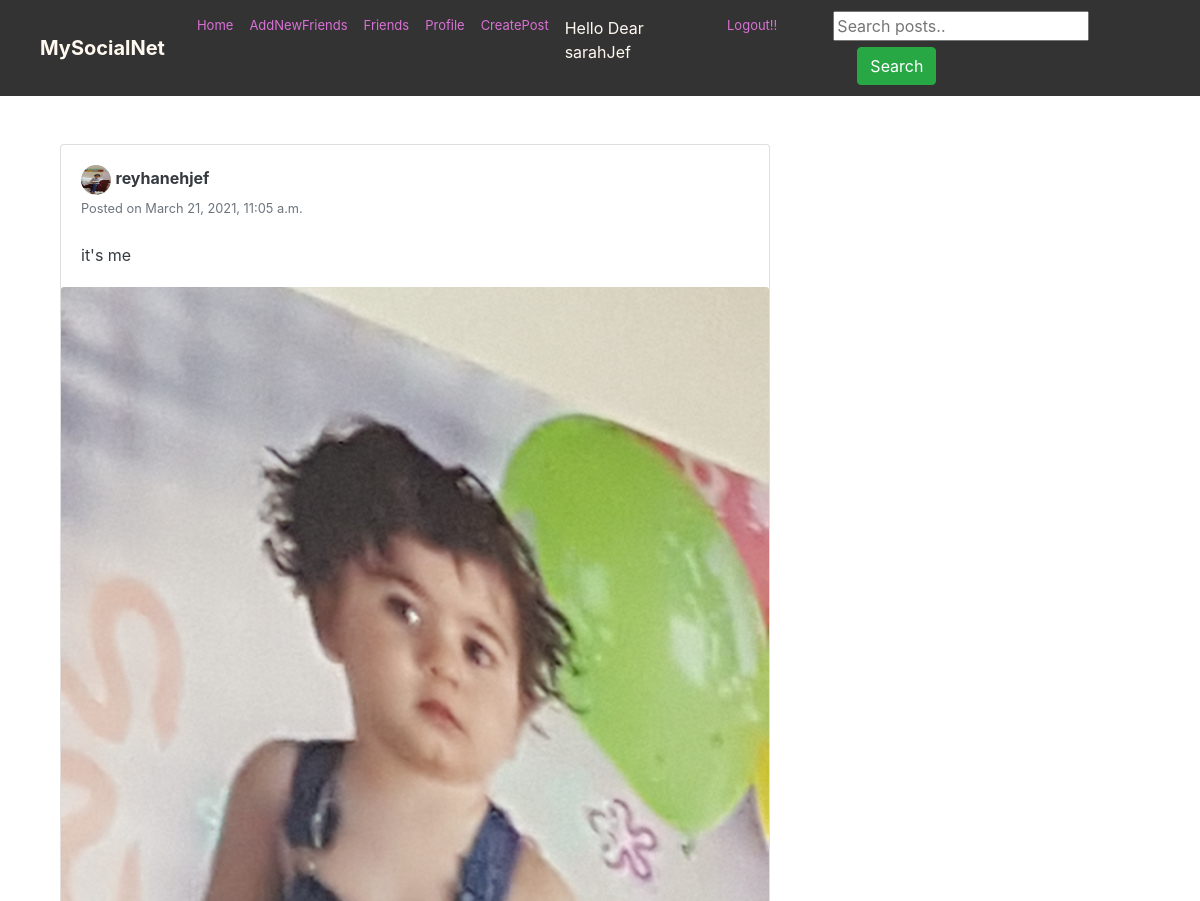
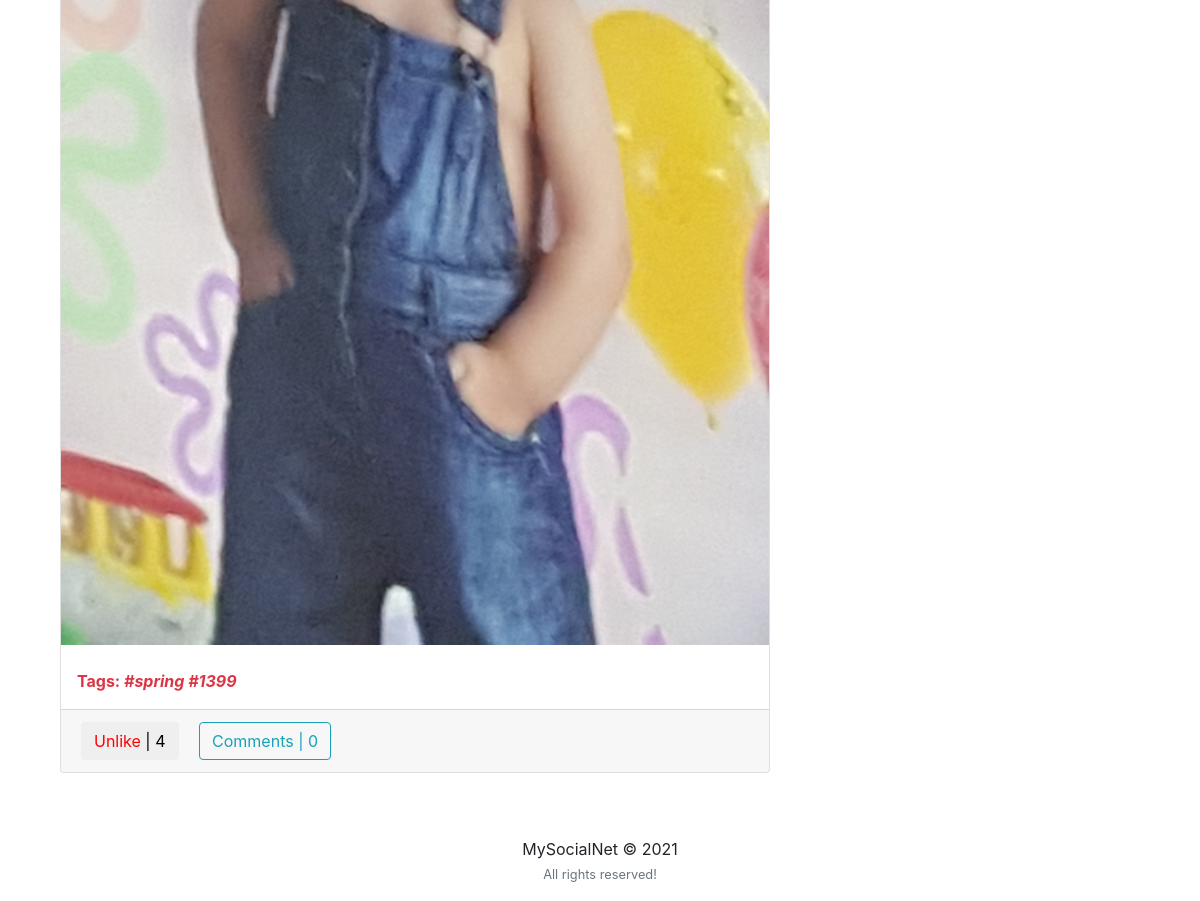
The page /postt/user_posts/reyhanehjef (signed in) on the database its author committed (2 pictures, top to bottom).
### feed/models.py (models this page shows, shortened)
class Post(models.Model):
    description = models.CharField(max_length=255, blank=True)
    pic = models.ImageField(upload_to='path/to/img')
    date_posted = models.DateTimeField(default=timezone.now)
    user_name = models.ForeignKey(User, on_delete=models.CASCADE)
    tags = models.CharField(max_length=100, blank=True)

### users/models.py (models this page shows, shortened)
class Profile(models.Model):
    user = models.OneToOneField(User, on_delete=models.CASCADE)
    image = models.ImageField(default='default.png', upload_to='profile_pics')
    slug = AutoSlugField(populate_from='user')
    bio = models.CharField(max_length=255, blank=True)
    friends = models.ManyToManyField("Profile", blank=True)
    def get_absolute_url(self):
        return "/users/{}".format(self.slug)

### feed/views.py (the view)
# urls.py: path('user_posts/<str:username>', UserPostListView.as_view(), name='user-posts'),
class UserPostListView(LoginRequiredMixin, ListView):
    model = Post
    template_name = 'feed/user_posts.html'
    context_object_name = 'posts'
    paginate_by = 10
    def get_context_data(self, **kwargs):
        context = super(UserPostListView, self).get_context_data(**kwargs)
        user = get_object_or_404(User, username=self.kwargs.get('username'))
        liked = [i for i in Post.objects.filter(user_name=user) if Like.objects.filter(user=self.request.user, post=i)]
        context['liked_post'] = liked
        return context
    def get_queryset(self):
        user = get_object_or_404(User, username=self.kwargs.get('username'))
        return Post.objects.filter(user_name=user).order_by('-date_posted')

### feed/templates/feed/user_posts.html (shortened to what this page needs)
{% extends "feed/layout.html" %}
{% load static %}
{% block searchform %}
<form class="form-inline my-2 my-lg-0 ml-5" action="{% url 'search_posts' %}" method="get">
  <input name="p" type="text" placeholder="Search posts..">
  <button class="btn btn-success my-2 my-sm-0 ml-4" type="submit">Search</button>
</form>
{% endblock searchform %}
{% block content %}
    <div class="container">
        <div class="row">
          <div class="col-md-8">
            {% for post in posts %}
            <div class="card card-signin my-5">
              <div class="card-body">
                <a href="{{ post.user_name.profile.get_absolute_url }}"><img src="{{ post.user_name.profile.image.url }}" class="rounded-circle" width="30" height="30" alt=""></a>
                <a class="text-dark" href="{{ post.user_name.profile.get_absolute_url }}"><b>{{ post.user_name }}</b></a>
                <br><small class="text-muted">Posted on {{ post.date_posted }}</small>
                <br><br>
                <p class="card-text text-dark">{{ post.description }}</p>
              </div>
              <a href="{% url 'post-detail' post.id %}"><img class="card-img-top" src="{{ post.pic.url }}" alt=""></a>
              {% if post.tags %}
              <br><p class="text-danger ml-3"><b>Tags: <i>{{ post.tags }}</i></b></p>
              {% endif %}
              <div class="card-footer">
                <button class="btn btn-white mr-3 like" id="{{ post.id }}">
                    {% if post in liked_post %}
                        <a href="{% url 'post-like' %}" style="color:red;" id="likebtn{{ post.id }}"> Unlike</a> | {{post.likes.count}}
                    {% else %}
                        <a href="{% url 'post-like' %}" style="color:green;" id="likebtn{{ post.id }}"> Like</a> | {{post.likes.count}}
                    {% endif %}
                </button>
                <a class="btn btn-outline-info" href="{% url 'post-detail' post.id %}">Comments | {{ post.details.count }}</a>
              </div>
            </div>
            {% endfor %}
           </div>
        </div>
    </div>
{% endblock content %}

### feed/templates/feed/layout.html (shortened to what this page needs)
{% load static %}
<!DOCTYPE html>
<html>
<head>
    <link rel="stylesheet" href="https://maxcdn.bootstrapcdn.com/bootstrap/4.0.0/css/bootstrap.min.css">
    <link rel="stylesheet" type="text/css" href="https://storage.googleapis.com/bytewalk/profilepage.css">
    <link rel="stylesheet" type="text/css" href="https://storage.googleapis.com/bytewalk/styles.css">
</head>
<body>
    <nav  style=" background-color:#333333" class="navbar navbar-expand-lg navbar-dark  sticky-top">
      <a class="navbar-brand ml-4 mr-4"style="color: #fff9ef" href="{% url 'home' %}"><b>MySocialNet</b></a>
      <div >
        <div class="navbar-nav">
          <a class="nav-item nav-link" href="{% url 'home' %}"  style="color: orchid;font-size: small">Home</a>
          <a class="nav-item nav-link" href="{% url 'users_list' %}"  style="color: orchid;font-size: small">AddNewFriends</a>
          {% if user.is_authenticated %}
            <a class="nav-item nav-link" href="{% url 'friend_list' %}"  style="color: orchid;font-size: small">Friends</a>
            <a class="nav-item nav-link" href="{% url 'my_profile' %}"  style="color: orchid;font-size: small">Profile</a>
            <a class="nav-item nav-link" href="{% url 'post-create' %}"  style="color: orchid;font-size: small">CreatePost</a>
               <p class="nav-item nav-link" href="{% url 'my_profile' %}"  style="color: #fff9ef">Hello Dear  {{ user.username }}</p>
                <a class="nav-item nav-link  "  href="{% url 'logout' %}"   style="color: orchid;font-size: small">Logout!!</a>
          {% else %}
            <a class="nav-item nav-link " href="{% url 'login' %}"  style="color: snow;font-size: small">Login</a>
            <a class="nav-item nav-link " href="{% url 'register' %} "  style="color: snow;font-size: small">Register</a>
          {% endif %}
            {% block searchform %}{% endblock searchform %}
        </div>
      </div>
    </nav>
    <div class="container">
    {% block content %}{% endblock content %}
    </div>
    <footer class="page-footer font-small black">
      <div class="footer-copyright text-center py-3">MySocialNet © 2021
      <br><small class="text-muted">All rights reserved!</small>
    </div>
    </footer>
</body>
</html>

### rows shown on the page
Post: user_name.profile.image (picture), user_name "reyhanehjef", date_posted "March 21, 2021, 11:05 a.m.", description "it's me", pic (picture), tags "#spring #1399", likes.count "4", details.count "0"

### other values the page prints
{{ user.username }} "sarahJef"
